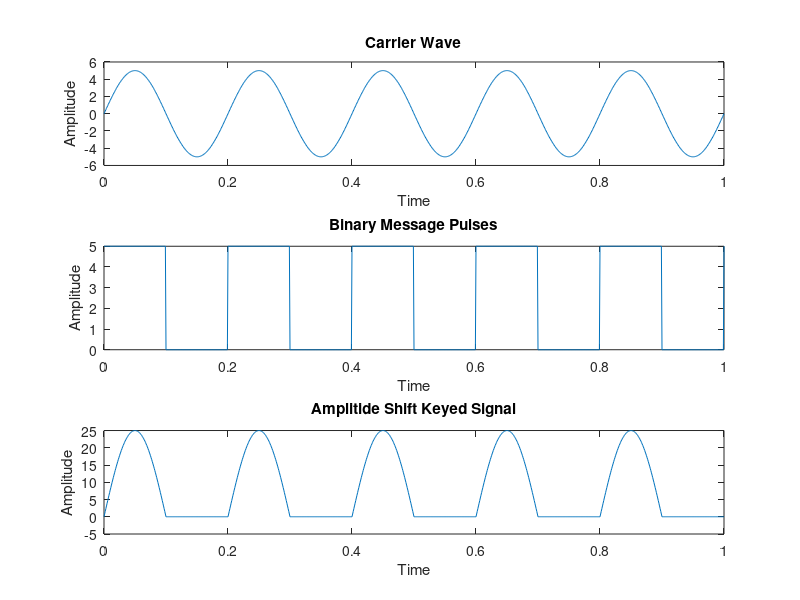

This chart was generated by the following MATLAB code:
clc;
close all;
clear all;
fc=input('Enter the freq of Sine Wave carrier:');
fp=input('Enter the freq of Periodic Binary pulse (Message):');
amp=input('Enter the amplitude (For Carrier & Binary Pulse Message):');
t=0:0.001:1; % For setting the sampling interval
c=amp.*sin(2*pi*fc*t);% For Generating Carrier Sine wave
subplot(3,1,1) %For Plotting The Carrier wave
plot(t,c)
xlabel('Time')
ylabel('Amplitude')
title('Carrier Wave')
m=amp/2.*square(2*pi*fp*t)+(amp/2);%For Generating Square wave message
subplot(3,1,2) %For Plotting The Square Binary Pulse (Message)
plot(t,m)
xlabel('Time')
ylabel('Amplitude')
title('Binary Message Pulses')
w=c.*m; % The Shift Keyed Wave
subplot(3,1,3) %For Plotting The Amplitude Shift Keyed Wave
plot(t,w)
xlabel('Time')
ylabel('Amplitude')
title('Amplitide Shift Keyed Signal')
